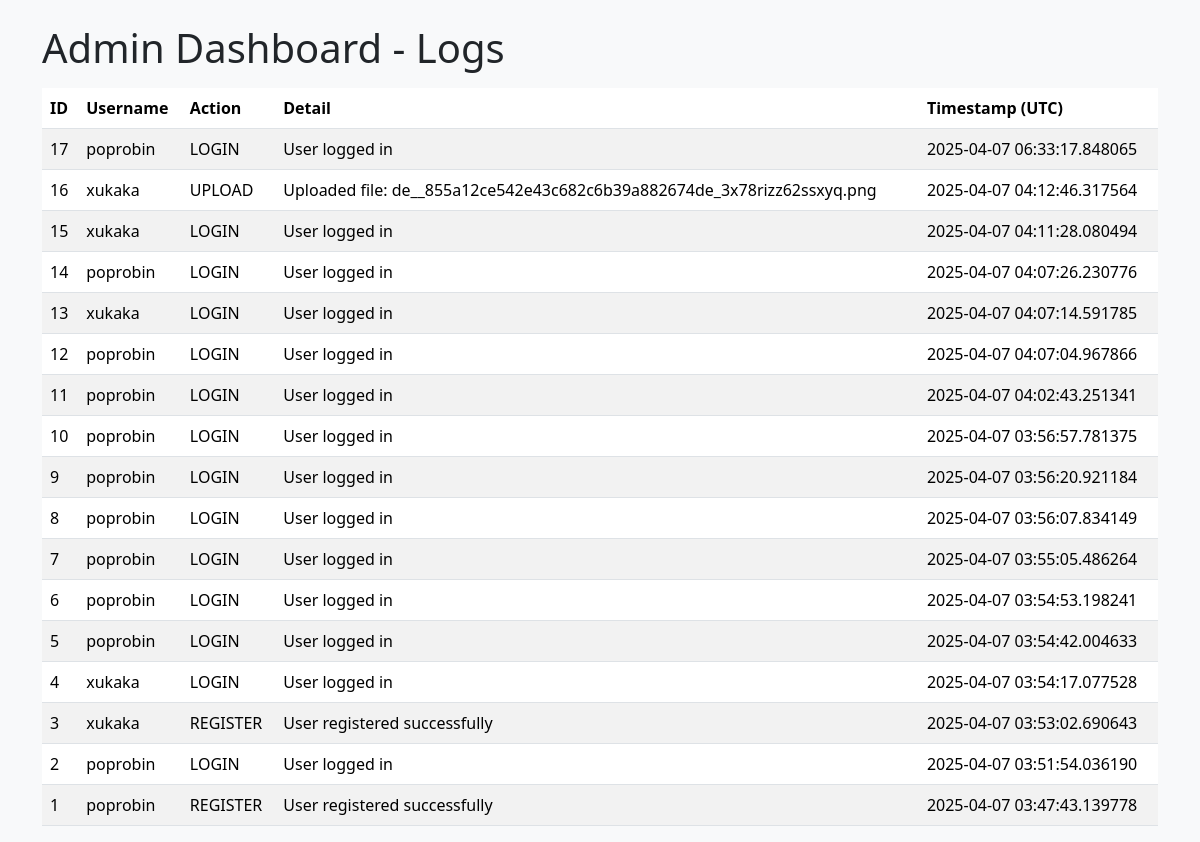
The app's page /admin_dashboard (signed in) with its own data.
### app.py (models this page shows, shortened)
class Logs(db.Model):
    id = db.Column(db.Integer, primary_key=True, autoincrement=True)
    username = db.Column(db.String(80), nullable=False)   # user
    action = db.Column(db.String(200), nullable=False)     # discription like "LOGIN", "REGISTER", "UPLOAD", "DELETE"
    detail = db.Column(db.String(500), nullable=True)      # details
    timestamp = db.Column(db.DateTime, nullable=False)     # time

### app.py (the view)
@app.route('/admin_dashboard', methods=['GET'])
def admin_dashboard():
    current_username = session.get('username')
    if not current_username:
        return "Please login first", 401
    user = User.query.filter_by(username=current_username).first()
    if not user:
        return "User not found", 404
    if user.role != 'admin':
        return "Forbidden: Admin only", 403
    all_logs = Logs.query.order_by(Logs.timestamp.desc()).all()
    return render_template('admin_dashboard.html', logs=all_logs)

### templates/admin_dashboard.html (shortened to what this page needs)
<!DOCTYPE html>
<html lang="en">
<head>
    <link
      href="https://cdn.jsdelivr.net/npm/bootstrap@5.3.3/dist/css/bootstrap.min.css"
      rel="stylesheet">
</head>
<body class="bg-light">
    <div class="container mt-4">
        <h1>Admin Dashboard - Logs</h1>
        <table class="table table-striped mt-3">
            <thead>
                <tr>
                    <th>ID</th>
                    <th>Username</th>
                    <th>Action</th>
                    <th>Detail</th>
                    <th>Timestamp (UTC)</th>
                </tr>
            </thead>
            <tbody>
                {% for log in logs %}
                <tr>
                    <td>{{ log.id }}</td>
                    <td>{{ log.username }}</td>
                    <td>{{ log.action }}</td>
                    <td>{{ log.detail }}</td>
                    <td>{{ log.timestamp }}</td>
                </tr>
                {% endfor %}
            </tbody>
        </table>
    </div>
</body>
</html>

### records on screen
Logs: id "17", username "poprobin", action "LOGIN", detail "User logged in", timestamp "2025-04-07 06:33:17.848065"
Logs: id "16", username "xukaka", action "UPLOAD", detail "Uploaded file: de__855a12ce542e43c682c6b39a882674de_3x78rizz62ssxyq.png", timestamp "2025-04-07 04:12:46.317564"
Logs: id "15", username "xukaka", action "LOGIN", detail "User logged in", timestamp "2025-04-07 04:11:28.080494"
Logs: id "14", username "poprobin", action "LOGIN", detail "User logged in", timestamp "2025-04-07 04:07:26.230776"
Logs: id "13", username "xukaka", action "LOGIN", detail "User logged in", timestamp "2025-04-07 04:07:14.591785"
Logs: id "12", username "poprobin", action "LOGIN", detail "User logged in", timestamp "2025-04-07 04:07:04.967866"
Logs: id "11", username "poprobin", action "LOGIN", detail "User logged in", timestamp "2025-04-07 04:02:43.251341"
Logs: id "10", username "poprobin", action "LOGIN", detail "User logged in", timestamp "2025-04-07 03:56:57.781375"
Logs: id "9", username "poprobin", action "LOGIN", detail "User logged in", timestamp "2025-04-07 03:56:20.921184"
Logs: id "8", username "poprobin", action "LOGIN", detail "User logged in", timestamp "2025-04-07 03:56:07.834149"
Logs: id "7", username "poprobin", action "LOGIN", detail "User logged in", timestamp "2025-04-07 03:55:05.486264"
Logs: id "6", username "poprobin", action "LOGIN", detail "User logged in", timestamp "2025-04-07 03:54:53.198241"
Logs: id "5", username "poprobin", action "LOGIN", detail "User logged in", timestamp "2025-04-07 03:54:42.004633"
Logs: id "4", username "xukaka", action "LOGIN", detail "User logged in", timestamp "2025-04-07 03:54:17.077528"
Logs: id "3", username "xukaka", action "REGISTER", detail "User registered successfully", timestamp "2025-04-07 03:53:02.690643"
Logs: id "2", username "poprobin", action "LOGIN", detail "User logged in", timestamp "2025-04-07 03:51:54.036190"
Logs: id "1", username "poprobin", action "REGISTER", detail "User registered successfully", timestamp "2025-04-07 03:47:43.139778"
